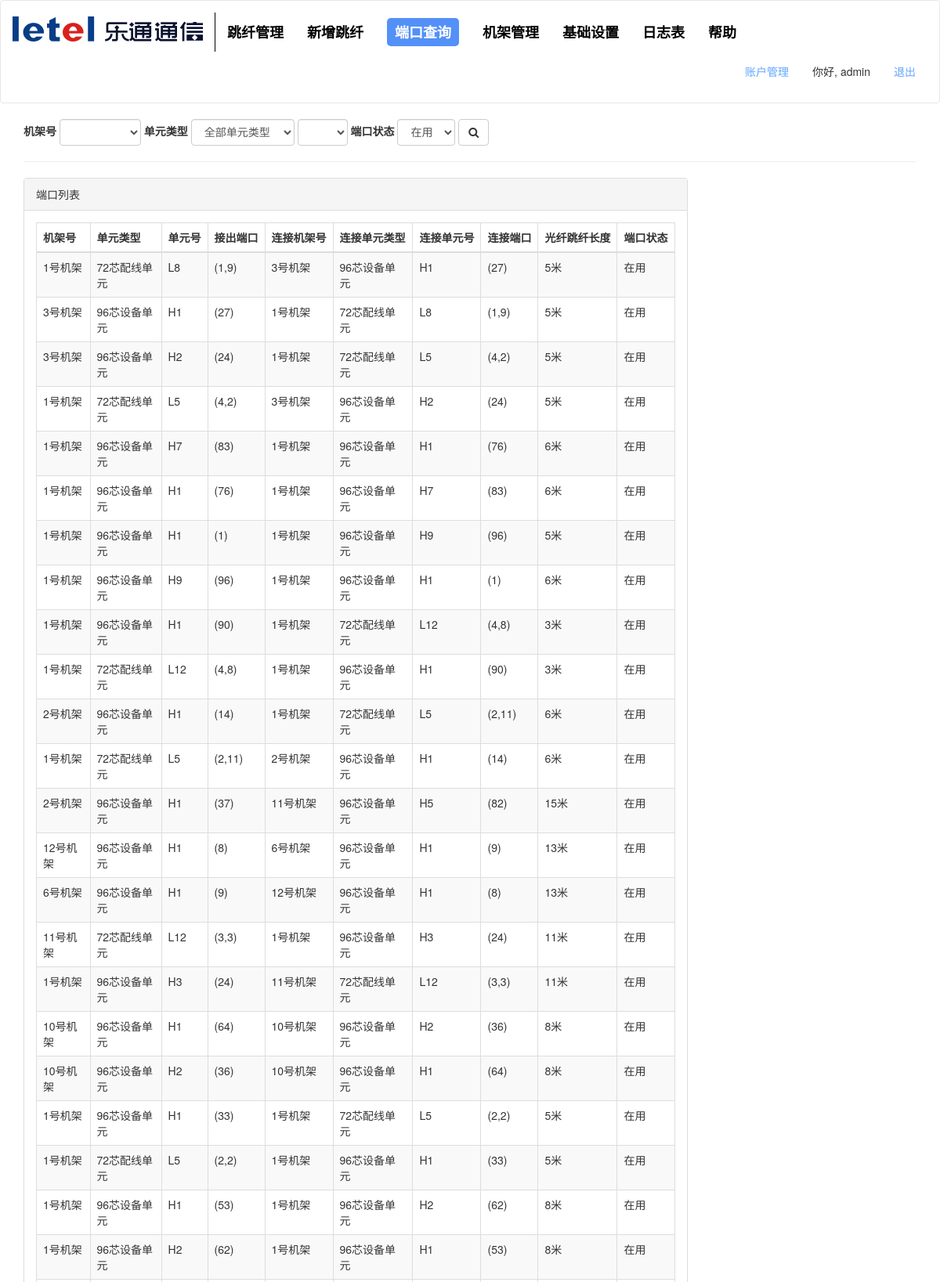
The app's page /interface (signed in, upper part) with its own data.
### app/models.py (models this page shows, shortened)
class User(UserMixin, db.Model):
    __tablename__ = 'User'
    id = db.Column(db.Integer, primary_key=True)
    email = db.Column(db.String(64))
    username = db.Column(db.String(64), unique=True, index=True)
    password_hash = db.Column(db.String(128))
    role_id = db.Column(db.Integer, db.ForeignKey('roles.id')) #外键role_id = roles.id= roles表中的id
    status = db.Column(db.Boolean, default=True)
    login_time = db.Column(db.DateTime)
    logout_time = db.Column(db.DateTime)
    logs = db.relationship('Log', backref='user', lazy='dynamic')
    @property
    def password(self):
        raise AttributeError('password is not a readable attribute')
    def can(self, permissions):
        return self.role is not None and \
            (self.role.permissions & permissions) == permissions
    def is_administrator(self):
        return self.can(Permission.ADMINISTER)

class DuankouTable(db.Model):
    __tablename__ = '端口'
    id = db.Column(db.Integer, primary_key=True)
    jiechu_jijia = db.Column(db.String(64))
    jiechu_side = db.Column(db.String(32))
    jiechu_slotnum = db.Column(db.Integer)
    jiechu_row = db.Column(db.Integer)
    jiechu_col = db.Column(db.Integer)
    jieru_jijia = db.Column(db.String(64))
    jieru_side = db.Column(db.String(32))  # slot块数
    jieru_slotnum = db.Column(db.Integer)  # 每块slot有几排
    jieru_row = db.Column(db.Integer)  # 每块slot有几列
    jieru_col = db.Column(db.Integer)
    line = db.Column(db.Integer)
    updated_time = db.Column(db.DateTime, default=datetime.now())
    username = db.Column(db.String(64))
    confirm = db.Column(db.Boolean, default=False)
    remark = db.Column(db.String(256), default='')  # 备注
    line_description = db.Column(db.Text, default='')  # 线路说明

### app/main/views.py (the view, shortened to what this page needs)
@main.route('/interface', methods=['GET','POST'])
@login_required
def duankou():
    page = request.args.get('page', 1, type=int)
    pagination = DuankouTable.query.paginate(page, per_page=100, error_out=False)
    duankouTables = pagination.items
    company = CompanyTable.query.first()
    jijiahao_select = [l.shebei_name for l in ShebeiTable.query.all()]
    jijiahao, side, slotnum, rowcols, status = '', '', '', '', ''
    pre_search = {}
    return render_template('duankou.html', duankouTables=duankouTables, pagination=pagination, company=company,
                           jijiahao=jijiahao, side=side, slotnum=slotnum, rowcols=rowcols, status=status,
                           jijiahao_select=jijiahao_select, pre_search=pre_search)

### app/main/filters.py (called while the page is built)
def peixian_danyuan(s):
    if isinstance(s, int):
        s = str(s)
    PEIXIAN_DANYUAN = {
        '1': '12',
        '2': '11',
        '3': '10',
        '4': '9',
        '5': '8',
        '6': '7',
        '7': '6',
        '8': '5',
        '9': '4',
        '10': '3',
        '11': '2',
        '12': '1'
    }
    return PEIXIAN_DANYUAN[s]

### app/models.py (called while the page is built)
@login_manager.user_loader
def load_user(user_id):
    return User.query.get(int(user_id))

### app/templates/duankou.html (shortened to what this page needs)
{% extends "base.html" %}
{% import "_macros.html" as macros %}
{% block styles %}
    {{ super() }}
    <link href={{ url_for('static', filename = 'vendor/app/css/duankou.css') }} rel="stylesheet">
{% endblock %}
{% block page_content %}
<div class="page-header" style="background: #ffffff">
    <form class="form-inline" method="POST" action="{{ url_for('main.duankou') }}">
        <div class="form-group">
            <label for="jijiahao">机架号</label>
            <select class="form-control" id="jijiahao" name="jijiahao">
                <option value=""></option>
                {% for jjh in jijiahao_select %}
                    {% if pre_search and jjh == pre_search['jijiahao'] %}
                        <option value="{{ jjh }}" selected>{{ jjh }}</option>
                    {% else %}
                        <option value="{{ jjh }}">{{ jjh }}</option>
                    {% endif %}
                {% endfor %}
            </select>
        </div>
        <div class="form-group">
            <label for="side">单元类型</label>
            <select class="form-control" id="side" name="side">
                {% if pre_search and pre_search['side'] == '96芯设备单元' %}
                    <option value ="">全部单元类型</option>
                    <option value ="96芯设备单元" selected>96芯设备单元</option>
                    <option value ="72芯配线单元">72芯配线单元</option>
                {% elif pre_search and pre_search['side'] == '72芯配线单元' %}
                    <option value ="">全部单元类型</option>
                    <option value ="96芯设备单元">96芯设备单元</option>
                    <option value ="72芯配线单元" selected>72芯配线单元</option>
                {% else %}
                    <option value ="">全部单元类型</option>
                {% endif %}
            </select>
        </div>
        <div class="form-group">
            <select class="form-control" id="slotnum-96" name="slotnum-96">
                <option value=""></option>
                {% for i in range(1,10) %}
                    {% if pre_search and i == pre_search['slotnum']|int %}
                        <option value="{{ i }}" selected>H{{ i }}</option>
                    {% else %}
                        <option value="{{ i }}">H{{ i }}</option>
                    {% endif %}
                {% endfor %}
            </select>
        </div>
        <div class="form-group">
            <label for="status">端口状态</label>
            <select class="form-control" id="status" name="status">
                {% if status == '在用' %}
                    <option value ="在用" selected>在用</option>
                {% else %}
                    <option value ="在用">在用</option>
                {% endif %}
            </select>
        </div>
        <button class="btn btn-default" type="submit" name="search" value="搜索">
            <i class="fa fa-search"></i>
        </button>
    </form>
</div>
<div class="row">
    <div class="col-lg-9">
        <div class="panel panel-default">
            <div class="panel-heading">
                端口列表
            </div>
            <div class="panel-body">
                <div class="table-responsive">
                    <table class="table table-striped table-bordered table-hover">
                        <thead>
                            <tr>
                                <th>机架号</th>
                                <th>单元类型</th>
                                <th>单元号</th>
                                <th>接出端口</th>
                                <th>连接机架号</th>
                                <th>连接单元类型</th>
                                <th>连接单元号</th>
                                <th>连接端口</th>
                                <th>光纤跳纤长度</th>
                                <th>端口状态</th>
                            </tr>
                        </thead>
                        {% if status == '未用' %}
                        <tbody>
                            {% for rowcol in rowcols %}
                                <tr>
                                    <td>{{ jijiahao }}</td>
                                    <td>{{ side }}</td>
                                    {% if side == '72芯配线单元' %}
                                        <td>L{{ slotnum | peixian_danyuan }}</td>
                                    {% else %}
                                        <td>H{{ slotnum }}</td>
                                    {% endif %}
                                    {% if side == '96芯设备单元' %}
                                        <td>({{ 1+24*(rowcol[0]-1)+(rowcol[1]-1) }})</td>
                                    {% else %}
                                        <td>({{ rowcol[0] }},{{ rowcol[1] }})</td>
                                    {% endif %}
                                    <td></td>
                                    <td></td>
                                    <td></td>
                                    <td></td>
                                    <td></td>
                                    <td>未用</td>
                                </tr>
                            {% endfor %}
                        </tbody>
                        {% else %}
                        <tbody>
                            {% for duankouTable in duankouTables %}
                                <tr>
                                    <td>{{ duankouTable.jiechu_jijia }}</td>
                                    <td>{{ duankouTable.jiechu_side }}</td>
                                    {% if duankouTable.jiechu_side == '72芯配线单元' %}
                                        <td>L{{ duankouTable.jiechu_slotnum | peixian_danyuan }}</td>
                                    {% else %}
                                        <td>H{{ duankouTable.jiechu_slotnum }}</td>
                                    {% endif %}
                                    {% if duankouTable.jiechu_side == '96芯设备单元' %}
                                        <td>({{ 1+24*(duankouTable.jiechu_row-1)+(duankouTable.jiechu_col-1) }})</td>
                                    {% else %}
                                        <td>({{ duankouTable.jiechu_row }},{{ duankouTable.jiechu_col }})</td>
                                    {% endif %}
                                    <td>{{ duankouTable.jieru_jijia }}</td>
                                    <td>{{ duankouTable.jieru_side }}</td>
                                    {% if duankouTable.jieru_side == '72芯配线单元' %}
                                        <td>L{{ duankouTable.jieru_slotnum | peixian_danyuan }}</td>
                                    {% else %}
                                        <td>H{{ duankouTable.jieru_slotnum }}</td>
                                    {% endif %}
                                    {% if duankouTable.jieru_side == '96芯设备单元' %}
                                        <td>({{ 1+24*(duankouTable.jieru_row-1)+(duankouTable.jieru_col-1) }})</td>
                                    {% else %}
                                        <td>({{ duankouTable.jieru_row }},{{ duankouTable.jieru_col }})</td>
                                    {% endif %}
                                    <td>{{ duankouTable.line }}米</td>
                                    <td>在用</td>
                                </tr>
                            {% endfor %}
                        </tbody>
                        {% endif %}
                    </table>
                </div>
            </div>
        </div>
    </div>
</div>
{% endblock %}

### app/templates/base.html (shortened to what this page needs)
{% extends "bootstrap/base.html" %}
{% block styles %}
    {{ super() }}
    <link href={{ url_for('static', filename = 'vendor/bootstrap/css/bootstrap.min.css') }} rel="stylesheet">
    <link href={{ url_for('static', filename = 'vendor/app/css/normalize.css') }} rel="stylesheet">
    <link href={{ url_for('static', filename = 'vendor/app/css/base.css') }} rel="stylesheet">
    <link href={{ url_for('static', filename = 'vendor/font-awesome/css/font-awesome.min.css') }} rel="stylesheet" type="text/css">
{% endblock %}
{% block body_attribs %}
     onload="draw();"
{% endblock %}
{% block navbar %}
    <div class="navbar navbar-default" role="navigation">
        <div class="container">
            <div class="navbar-header">
                <a class="navbar-brand" href="/"><img src="/static/images/logo.jpg"></a>
            </div>
            <div class="navbar-collapse collapse">
                <ul class="nav navbar-nav">
                    <li><a href="/"><span>跳纤管理</span></a></li>
                    <li><a href="/new-jumping"><span>新增跳纤</span></a></li>
                    <li><a href="/interface"><span>端口查询</span></a></li>
                    <li><a href="/shebei"><span>机架管理</span></a></li>
                    <li><a href="/setting"><span>基础设置</span></a></li>
                    <li><a href="/log"><span>日志表</span></a></li>
                    <li><a href="/help"><span>帮助</span></a></li>
                </ul>
                <ul class="nav navbar-nav navbar-right">
                    {% if current_user.is_administrator() %}
                        <li><a href="{{ url_for('auth.account') }}">账户管理</a></li>
                    {% endif %}
                    {% if current_user.is_authenticated %}
                        <li class="hello-user"><span>你好, {{ current_user.username }}</span></li>
                        <li><a href="{{ url_for('auth.logout') }}">退出</a></li>
                    {% else %}
                        <li><a href="{{ url_for('auth.login') }}">登入</a></li>
                    {% endif %}
                </ul>
            </div>
        </div>
    </div>
{% endblock %}
{% block content %}
<div class="container">
{% block page_content %}{% endblock %}
</div>
{% endblock %}

### records on screen
User: username "admin"
DuankouTable: jiechu_jijia "1号机架", jiechu_side "72芯配线单元", jiechu_slotnum|peixian_danyuan "8", jiechu_row "1", jiechu_col "9", jieru_jijia "3号机架", jieru_side "96芯设备单元", jieru_slotnum "1", 1+24*(duankouTable.jieru_row-1)+(duankouTable.jieru_col-1) "27", line "5"
DuankouTable: jiechu_jijia "3号机架", jiechu_side "96芯设备单元", jiechu_slotnum "1", 1+24*(duankouTable.jiechu_row-1)+(duankouTable.jiechu_col-1) "27", jieru_jijia "1号机架", jieru_side "72芯配线单元", jieru_slotnum|peixian_danyuan "8", jieru_row "1", jieru_col "9", line "5"
DuankouTable: jiechu_jijia "3号机架", jiechu_side "96芯设备单元", jiechu_slotnum "2", 1+24*(duankouTable.jiechu_row-1)+(duankouTable.jiechu_col-1) "24", jieru_jijia "1号机架", jieru_side "72芯配线单元", jieru_slotnum|peixian_danyuan "5", jieru_row "4", jieru_col "2", line "5"
DuankouTable: jiechu_jijia "1号机架", jiechu_side "72芯配线单元", jiechu_slotnum|peixian_danyuan "5", jiechu_row "4", jiechu_col "2", jieru_jijia "3号机架", jieru_side "96芯设备单元", jieru_slotnum "2", 1+24*(duankouTable.jieru_row-1)+(duankouTable.jieru_col-1) "24", line "5"
DuankouTable: jiechu_jijia "1号机架", jiechu_side "96芯设备单元", jiechu_slotnum "7", 1+24*(duankouTable.jiechu_row-1)+(duankouTable.jiechu_col-1) "83", jieru_jijia "1号机架", jieru_side "96芯设备单元", jieru_slotnum "1", 1+24*(duankouTable.jieru_row-1)+(duankouTable.jieru_col-1) "76", line "6"
DuankouTable: jiechu_jijia "1号机架", jiechu_side "96芯设备单元", jiechu_slotnum "1", 1+24*(duankouTable.jiechu_row-1)+(duankouTable.jiechu_col-1) "76", jieru_jijia "1号机架", jieru_side "96芯设备单元", jieru_slotnum "7", 1+24*(duankouTable.jieru_row-1)+(duankouTable.jieru_col-1) "83", line "6"
DuankouTable: jiechu_jijia "1号机架", jiechu_side "96芯设备单元", jiechu_slotnum "1", 1+24*(duankouTable.jiechu_row-1)+(duankouTable.jiechu_col-1) "1", jieru_jijia "1号机架", jieru_side "96芯设备单元", jieru_slotnum "9", 1+24*(duankouTable.jieru_row-1)+(duankouTable.jieru_col-1) "96", line "5"
DuankouTable: jiechu_jijia "1号机架", jiechu_side "96芯设备单元", jiechu_slotnum "9", 1+24*(duankouTable.jiechu_row-1)+(duankouTable.jiechu_col-1) "96", jieru_jijia "1号机架", jieru_side "96芯设备单元", jieru_slotnum "1", 1+24*(duankouTable.jieru_row-1)+(duankouTable.jieru_col-1) "1", line "6"
DuankouTable: jiechu_jijia "1号机架", jiechu_side "96芯设备单元", jiechu_slotnum "1", 1+24*(duankouTable.jiechu_row-1)+(duankouTable.jiechu_col-1) "90", jieru_jijia "1号机架", jieru_side "72芯配线单元", jieru_slotnum|peixian_danyuan "12", jieru_row "4", jieru_col "8", line "3"
DuankouTable: jiechu_jijia "1号机架", jiechu_side "72芯配线单元", jiechu_slotnum|peixian_danyuan "12", jiechu_row "4", jiechu_col "8", jieru_jijia "1号机架", jieru_side "96芯设备单元", jieru_slotnum "1", 1+24*(duankouTable.jieru_row-1)+(duankouTable.jieru_col-1) "90", line "3"
DuankouTable: jiechu_jijia "2号机架", jiechu_side "96芯设备单元", jiechu_slotnum "1", 1+24*(duankouTable.jiechu_row-1)+(duankouTable.jiechu_col-1) "14", jieru_jijia "1号机架", jieru_side "72芯配线单元", jieru_slotnum|peixian_danyuan "5", jieru_row "2", jieru_col "11", line "6"
DuankouTable: jiechu_jijia "1号机架", jiechu_side "72芯配线单元", jiechu_slotnum|peixian_danyuan "5", jiechu_row "2", jiechu_col "11", jieru_jijia "2号机架", jieru_side "96芯设备单元", jieru_slotnum "1", 1+24*(duankouTable.jieru_row-1)+(duankouTable.jieru_col-1) "14", line "6"
DuankouTable: jiechu_jijia "2号机架", jiechu_side "96芯设备单元", jiechu_slotnum "1", 1+24*(duankouTable.jiechu_row-1)+(duankouTable.jiechu_col-1) "37", jieru_jijia "11号机架", jieru_side "96芯设备单元", jieru_slotnum "5", 1+24*(duankouTable.jieru_row-1)+(duankouTable.jieru_col-1) "82", line "15"
DuankouTable: jiechu_jijia "12号机架", jiechu_side "96芯设备单元", jiechu_slotnum "1", 1+24*(duankouTable.jiechu_row-1)+(duankouTable.jiechu_col-1) "8", jieru_jijia "6号机架", jieru_side "96芯设备单元", jieru_slotnum "1", 1+24*(duankouTable.jieru_row-1)+(duankouTable.jieru_col-1) "9", line "13"
DuankouTable: jiechu_jijia "6号机架", jiechu_side "96芯设备单元", jiechu_slotnum "1", 1+24*(duankouTable.jiechu_row-1)+(duankouTable.jiechu_col-1) "9", jieru_jijia "12号机架", jieru_side "96芯设备单元", jieru_slotnum "1", 1+24*(duankouTable.jieru_row-1)+(duankouTable.jieru_col-1) "8", line "13"
DuankouTable: jiechu_jijia "11号机架", jiechu_side "72芯配线单元", jiechu_slotnum|peixian_danyuan "12", jiechu_row "3", jiechu_col "3", jieru_jijia "1号机架", jieru_side "96芯设备单元", jieru_slotnum "3", 1+24*(duankouTable.jieru_row-1)+(duankouTable.jieru_col-1) "24", line "11"
DuankouTable: jiechu_jijia "1号机架", jiechu_side "96芯设备单元", jiechu_slotnum "3", 1+24*(duankouTable.jiechu_row-1)+(duankouTable.jiechu_col-1) "24", jieru_jijia "11号机架", jieru_side "72芯配线单元", jieru_slotnum|peixian_danyuan "12", jieru_row "3", jieru_col "3", line "11"
DuankouTable: jiechu_jijia "10号机架", jiechu_side "96芯设备单元", jiechu_slotnum "1", 1+24*(duankouTable.jiechu_row-1)+(duankouTable.jiechu_col-1) "64", jieru_jijia "10号机架", jieru_side "96芯设备单元", jieru_slotnum "2", 1+24*(duankouTable.jieru_row-1)+(duankouTable.jieru_col-1) "36", line "8"
DuankouTable: jiechu_jijia "10号机架", jiechu_side "96芯设备单元", jiechu_slotnum "2", 1+24*(duankouTable.jiechu_row-1)+(duankouTable.jiechu_col-1) "36", jieru_jijia "10号机架", jieru_side "96芯设备单元", jieru_slotnum "1", 1+24*(duankouTable.jieru_row-1)+(duankouTable.jieru_col-1) "64", line "8"
DuankouTable: jiechu_jijia "1号机架", jiechu_side "96芯设备单元", jiechu_slotnum "1", 1+24*(duankouTable.jiechu_row-1)+(duankouTable.jiechu_col-1) "33", jieru_jijia "1号机架", jieru_side "72芯配线单元", jieru_slotnum|peixian_danyuan "5", jieru_row "2", jieru_col "2", line "5"
DuankouTable: jiechu_jijia "1号机架", jiechu_side "72芯配线单元", jiechu_slotnum|peixian_danyuan "5", jiechu_row "2", jiechu_col "2", jieru_jijia "1号机架", jieru_side "96芯设备单元", jieru_slotnum "1", 1+24*(duankouTable.jieru_row-1)+(duankouTable.jieru_col-1) "33", line "5"
DuankouTable: jiechu_jijia "1号机架", jiechu_side "96芯设备单元", jiechu_slotnum "1", 1+24*(duankouTable.jiechu_row-1)+(duankouTable.jiechu_col-1) "53", jieru_jijia "1号机架", jieru_side "96芯设备单元", jieru_slotnum "2", 1+24*(duankouTable.jieru_row-1)+(duankouTable.jieru_col-1) "62", line "8"
DuankouTable: jiechu_jijia "1号机架", jiechu_side "96芯设备单元", jiechu_slotnum "2", 1+24*(duankouTable.jiechu_row-1)+(duankouTable.jiechu_col-1) "62", jieru_jijia "1号机架", jieru_side "96芯设备单元", jieru_slotnum "1", 1+24*(duankouTable.jieru_row-1)+(duankouTable.jieru_col-1) "53", line "8"
